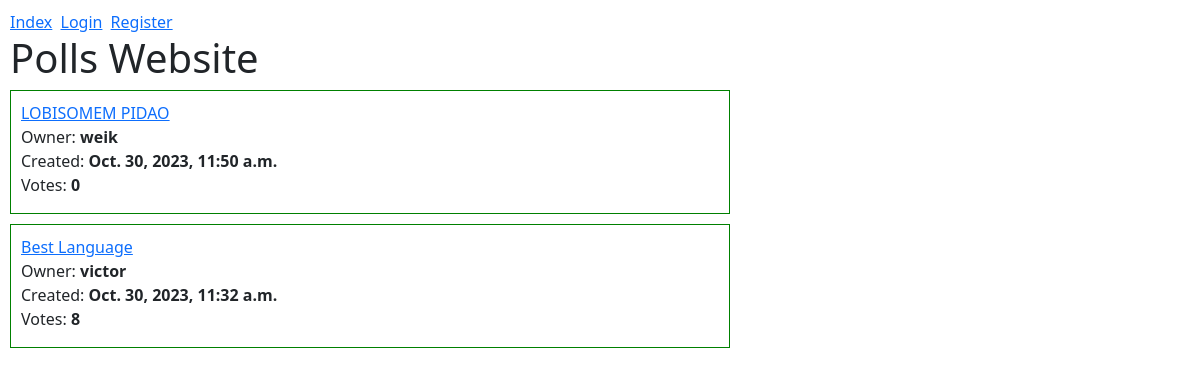
Before: / with the older database file.
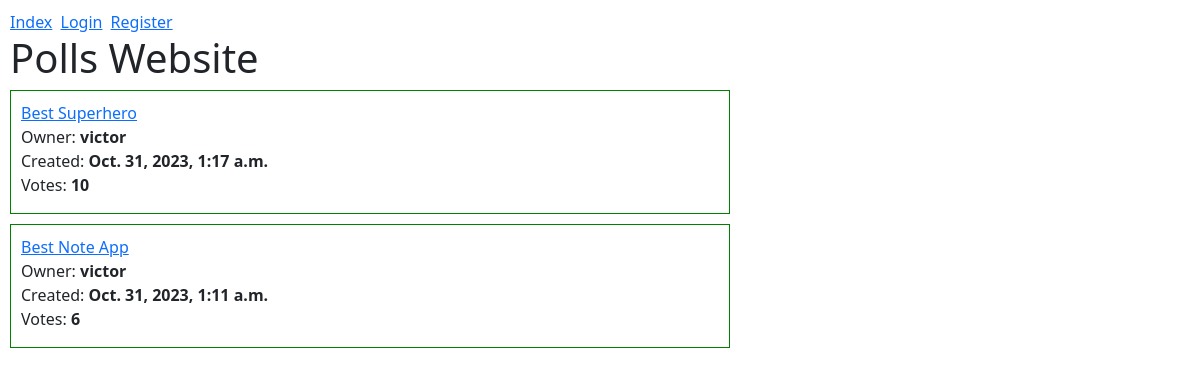
After: the same page with the newer database file.
### polls/models.py (models this page shows, shortened)
class Poll(models.Model):
    title = models.CharField(max_length=128, default="", blank=False)
    poll_date = models.DateTimeField(auto_now_add=True)
    owner = models.ForeignKey(User, on_delete=models.CASCADE, blank=False, null=True)
    status = models.BooleanField(null=True, blank=False, default=True)
    @property
    def all_votes(self):
        return self.poll_option.aggregate(Sum('votes'))['votes__sum'] or 0

class User(AbstractUser):
    pass

### polls/views.py (the view)
# urls.py: path("", views.index, name="index"),
def index(request):
    if request.method =="POST":
        number_options = request.POST["number_options"]
        return HttpResponseRedirect(reverse("add_poll", args=(int(number_options), )))
    return render(request, "polls/index.html", context={
        "polls": Poll.objects.all().order_by("-poll_date"),
    })

### polls/templates/polls/index.html (shortened to what this page needs)
{% extends 'polls/layout.html' %}
{% block body %}
    <h1>Polls Website</h1>
    {% for poll in polls %}
        <div class="poll-{{poll.pk}}" style="padding: 10px 10px 0px 10px; margin-bottom: 10px; border: 1px solid green;">
            <a href="{% url 'poll_page' poll.pk %}">{{poll.title}}</a>
            <p>
                Owner: <strong>{{poll.owner}}</strong> <br>
                Created: <strong>{{poll.poll_date}}</strong> <br>
                Votes: <strong>{{poll.all_votes}}</strong>
            </p>
        </div>
    {% empty %}
        <p>No polls created.</p>
    {% endfor %}
{% endblock %}

### polls/templates/polls/layout.html (shortened to what this page needs)
<!DOCTYPE html>
<html lang="en">
    <head>
        <link href="https://cdn.jsdelivr.net/npm/bootstrap@5.3.2/dist/css/bootstrap.min.css" rel="stylesheet"
>
    </head>
    <body>
        <div style="width: 60%; margin: 10px;">
        {% if request.user.is_authenticated %}
            <a href="{% url 'index' %}" style="margin-right: 4px;">Index</a>
            <a href="{% url 'logout' %}">Logout</a>
            <div>
                User: <strong>{{request.user}}</strong>
            </div>
        {% else %}
            <a href="{% url 'index' %}" style="margin-right: 4px;">Index</a>
            <a href="{% url 'login' %}" style="margin-right: 4px;">Login</a>
            <a href="{% url 'register' %}" style="margin-right: 4px;">Register</a>
        {% endif %}
        {% block body %}
        {% endblock %}
        </div>
    </body>
</html>

Changed rows visible on the page:
removed Poll: title "LOBISOMEM PIDAO", owner "weik", poll_date "Oct. 30, 2023, 11:50 a.m.", all_votes "0"
removed Poll: title "Best Language", owner "victor", poll_date "Oct. 30, 2023, 11:32 a.m.", all_votes "8"
added Poll: title "Best Superhero", owner "victor", poll_date "Oct. 31, 2023, 1:17 a.m.", all_votes "10"
added Poll: title "Best Note App", owner "victor", poll_date "Oct. 31, 2023, 1:11 a.m.", all_votes "6"
